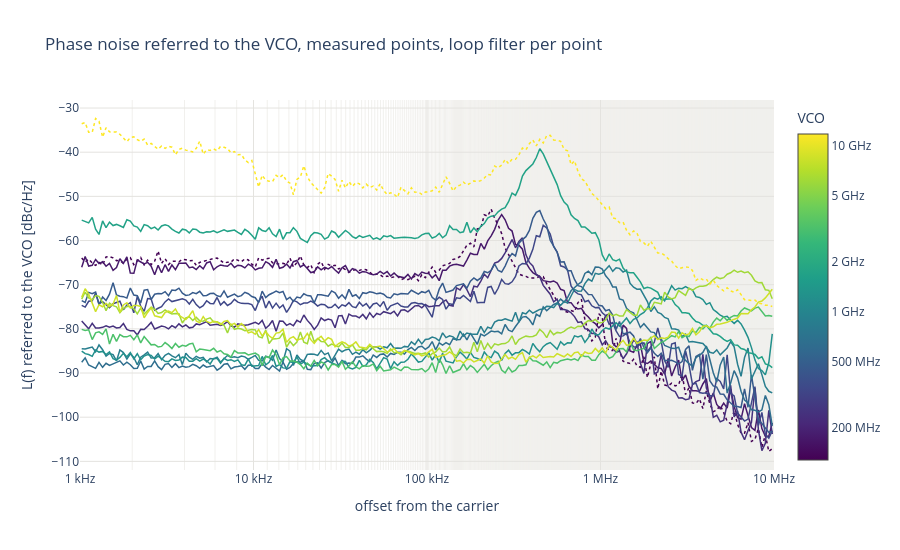

Write notebook code for a chart like this one.
### Code cell
F_start, F_stop = 1e3, 10e6  # offset range shown [Hz]

# Phase noise referred to the VCO (full curve on the pad + 20 log10 N) of every measured point, coloured by the VCO
# frequency; dotted: lost the lock during the measurement. Binned to N_BINS points (linear power average, display only).
fig = go.Figure()
for r in ok.itertuples():
    d = binned(trace_of(r.f_ref, "L_trace"), F_start, F_stop)
    fig.add_scatter(x=d["freq"], y=d["level_dbm"] + 20 * np.log10(r.total_div), mode="lines", showlegend=False,
                    line=dict(color=COLOR_OF[r.f_ref], width=1.5, dash=dash_of(r)),
                    hovertemplate=f"VCO {r.f_vco / 1e6:.0f} MHz (ref {r.f_ref / 1e6:.3f} MHz), filter {r.filter}"
                                  f"{lost_txt(r)}<br>%{{x:.3s}}Hz: %{{y:.1f}} dBc/Hz<extra></extra>")
add_colorbar(fig)
fig.update_layout(title=f"Phase noise referred to the VCO, measured points, loop filter {FILTER_TXT}",
                  template="plotly_white", height=550)
fig.update_xaxes(title="offset from the carrier", gridcolor=GRID, **OFFSET_AXIS,
                 range=[np.log10(F_start), np.log10(F_stop)])
fig.update_yaxes(title="L(f) referred to the VCO [dBc/Hz]", gridcolor=GRID)
save(fig, "phase_noise")

### Figure 1 — Plotly figure (JSON) as saved in the notebook; plotly's stock layout.template omitted (floating-point values rounded to 4 significant figures; data arrays with more than 128 entries replaced by an {"elided": "..."} marker saying what was removed)
{"data": [{"hovertemplate": "VCO 128 MHz (ref 1.000 MHz), filter Icp 0 C1 7 C2 3 R1 3 (lost lock during the measurement)<br>%{x:.3s}Hz: %{y:.1f} dBc/Hz<extra></extra>", "line": {"color": "rgb(68, 1, 84)", "dash": "dot", "width": 1.5}, "mode": "lines", "showlegend": false, "type": "scatter", "x": {"elided": "200 float values"}, "y": {"elided": "200 float values"}}, {"hovertemplate": "VCO 177 MHz (ref 1.381 MHz), filter Icp 0 C1 7 C2 3 R1 3<br>%{x:.3s}Hz: %{y:.1f} dBc/Hz<extra></extra>", "line": {"color": "rgb(71, 26, 107)", "dash": "solid", "width": 1.5}, "mode": "lines", "showlegend": false, "type": "scatter", "x": {"elided": "200 float values"}, "y": {"elided": "200 float values"}}, {"hovertemplate": "VCO 244 MHz (ref 1.906 MHz), filter Icp 0 C1 7 C2 3 R1 3<br>%{x:.3s}Hz: %{y:.1f} dBc/Hz<extra></extra>", "line": {"color": "rgb(69, 49, 125)", "dash": "solid", "width": 1.5}, "mode": "lines", "showlegend": false, "type": "scatter", "x": {"elided": "200 float values"}, "y": {"elided": "200 float values"}}, {"hovertemplate": "VCO 337 MHz (ref 2.632 MHz), filter Icp 0 C1 3 C2 3 R1 3<br>%{x:.3s}Hz: %{y:.1f} dBc/Hz<extra></extra>", "line": {"color": "rgb(63, 71, 136)", "dash": "solid", "width": 1.5}, "mode": "lines", "showlegend": false, "type": "scatter", "x": {"elided": "200 float values"}, "y": {"elided": "200 float values"}}, {"hovertemplate": "VCO 465 MHz (ref 3.633 MHz), filter Icp 0 C1 3 C2 3 R1 3<br>%{x:.3s}Hz: %{y:.1f} dBc/Hz<extra></extra>", "line": {"color": "rgb(55, 91, 140)", "dash": "solid", "width": 1.5}, "mode": "lines", "showlegend": false, "type": "scatter", "x": {"elided": "200 float values"}, "y": {"elided": "200 float values"}}, {"hovertemplate": "VCO 642 MHz (ref 5.016 MHz), filter Icp 3 C1 3 C2 3 R1 3<br>%{x:.3s}Hz: %{y:.1f} dBc/Hz<extra></extra>", "line": {"color": "rgb(47, 110, 142)", "dash": "solid", "width": 1.5}, "mode": "lines", "showlegend": false, "type": "scatter", "x": {"elided": "200 float values"}, "y": {"elided": "200 float values"}}, {"hovertemplate": "VCO 886 MHz (ref 6.925 MHz), filter Icp 3 C1 3 C2 3 R1 3<br>%{x:.3s}Hz: %{y:.1f} dBc/Hz<extra></extra>", "line": {"color": "rgb(40, 126, 142)", "dash": "solid", "width": 1.5}, "mode": "lines", "showlegend": false, "type": "scatter", "x": {"elided": "200 float values"}, "y": {"elided": "200 float values"}}, {"hovertemplate": "VCO 1224 MHz (ref 9.561 MHz), filter Icp 7 C1 0 C2 0 R1 7<br>%{x:.3s}Hz: %{y:.1f} dBc/Hz<extra></extra>", "line": {"color": "rgb(34, 144, 140)", "dash": "solid", "width": 1.5}, "mode": "lines", "showlegend": false, "type": "scatter", "x": {"elided": "200 float values"}, "y": {"elided": "200 float values"}}, {"hovertemplate": "VCO 1690 MHz (ref 13.200 MHz), filter Icp 7 C1 0 C2 0 R1 7<br>%{x:.3s}Hz: %{y:.1f} dBc/Hz<extra></extra>", "line": {"color": "rgb(34, 162, 135)", "dash": "solid", "width": 1.5}, "mode": "lines", "showlegend": false, "type": "scatter", "x": {"elided": "200 float values"}, "y": {"elided": "200 float values"}}, {"hovertemplate": "VCO 3220 MHz (ref 25.159 MHz), filter Icp 7 C1 0 C2 0 R1 7<br>%{x:.3s}Hz: %{y:.1f} dBc/Hz<extra></extra>", "line": {"color": "rgb(77, 193, 107)", "dash": "solid", "width": 1.5}, "mode": "lines", "showlegend": false, "type": "scatter", "x": {"elided": "200 float values"}, "y": {"elided": "200 float values"}}, {"hovertemplate": "VCO 6138 MHz (ref 47.955 MHz), filter Icp 7 C1 0 C2 0 R1 7<br>%{x:.3s}Hz: %{y:.1f} dBc/Hz<extra></extra>", "line": {"color": "rgb(161, 217, 56)", "dash": "solid", "width": 1.5}, "mode": "lines", "showlegend": false, "type": "scatter", "x": {"elided": "200 float values"}, "y": {"elided": "200 float values"}}, {"hovertemplate": "VCO 8475 MHz (ref 66.207 MHz), filter Icp 7 C1 0 C2 0 R1 7<br>%{x:.3s}Hz: %{y:.1f} dBc/Hz<extra></extra>", "line": {"color": "rgb(207, 225, 41)", "dash": "solid", "width": 1.5}, "mode": "lines", "showlegend": false, "type": "scatter", "x": {"elided": "200 float values"}, "y": {"elided": "200 float values"}}, {"hovertemplate": "VCO 11700 MHz (ref 91.406 MHz), filter Icp 7 C1 0 C2 0 R1 7 (lost lock during the measurement)<br>%{x:.3s}Hz: %{y:.1f} dBc/Hz<extra></extra>", "line": {"color": "rgb(253, 231, 37)", "dash": "dot", "width": 1.5}, "mode": "lines", "showlegend": false, "type": "scatter", "x": {"elided": "200 float values"}, "y": {"elided": "200 float values"}}, {"hoverinfo": "skip", "marker": {"cmax": 10.07, "cmin": 8.107, "color": [8.107], "colorbar": {"ticktext": ["200 MHz", "500 MHz", "1 GHz", "2 GHz", "5 GHz", "10 GHz"], "tickvals": [8.301, 8.699, 9.0, 9.301, 9.699, 10.0], "title": {"text": "VCO"}}, "colorscale": [[0, "#440154"], [0.1111, "#482878"], [0.2222, "#3e4989"], [0.3333, "#31688e"], [0.4444, "#26828e"], [0.5556, "#1f9e89"], [0.6667, "#35b779"], [0.7778, "#6ece58"], [0.8889, "#b5de2b"], [1, "#fde725"]]}, "mode": "markers", "showlegend": false, "type": "scatter", "x": [null], "y": [null]}], "layout": {"height": 550, "title": {"text": "Phase noise referred to the VCO, measured points, loop filter per point"}, "xaxis": {"gridcolor": "#e4e3df", "minor": {"gridcolor": "#f1f0ed", "showgrid": true}, "range": [3, 7], "ticktext": ["100 Hz", "1 kHz", "10 kHz", "100 kHz", "1 MHz", "10 MHz", "100 MHz"], "tickvals": [100, 1000, 10000, 100000, 1000000, 10000000, 100000000], "title": {"text": "offset from the carrier"}, "type": "log"}, "yaxis": {"gridcolor": "#e4e3df", "title": {"text": "L(f) referred to the VCO [dBc/Hz]"}}}}
